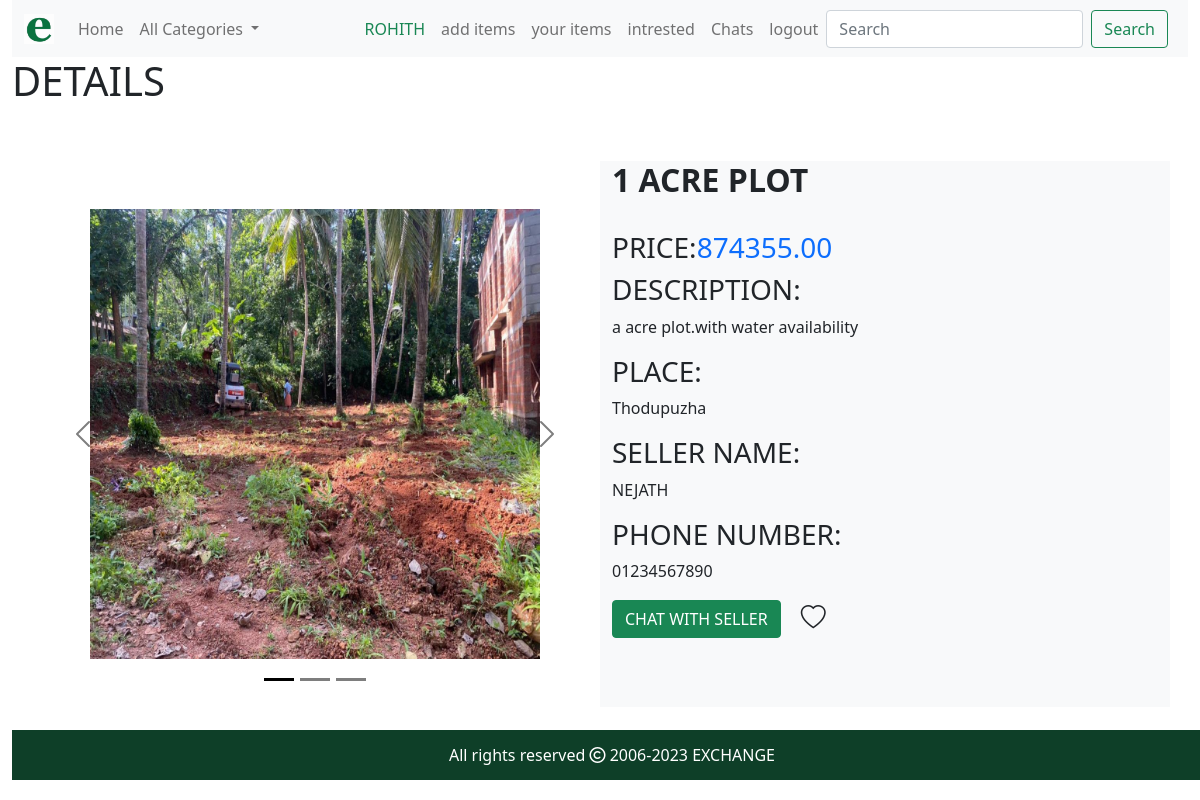
Page /item_details/11 (signed in) on the committed database.
### shop/models.py (models this page shows, shortened)
class Products(models.Model):
    user = models.ForeignKey(User, on_delete=models.CASCADE)
    category = models.ForeignKey(Category, on_delete=models.CASCADE)
    name = models.CharField(max_length=200,)
    description = models.TextField(blank=True)
    price = models.DecimalField(max_digits=10, decimal_places=2)
    address = models.TextField()
    phone = models.CharField(max_length=20)
    image1 = models.ImageField(upload_to='product_image', null=True)
    image2 = models.ImageField(upload_to='product_image', null=True)
    image3 = models.ImageField(upload_to='product_image', null=True)
    created = models.DateTimeField(auto_now_add=True)
    updated = models.DateTimeField(auto_now=True)

### shop/views.py (the view)
# urls.py: path('item_details/<int:p>',views.item_details,name='item_details'),
@login_required
def item_details(request,p):
    d = Products.objects.get(id=p)
    l=[]
    like=None
    user = request.user
    try:
        like = Liked.objects.get(user=user, products=d)
    except Liked.DoesNotExist:
        pass
    if(d.image1):
        l.append(d.image1)
    if (d.image2):
        l.append(d.image2)
    if (d.image3):
        l.append(d.image3)
    return render(request, 'item_details.html', {'d': d,'l':l,'like':like})

### cart/context_processors.py (called while the page is built)
def like_counter(request):
    like_count = 0
    if request.user.is_authenticated:
        user = request.user
        try:
            likes = Liked.objects.filter(user=user)
            for i in likes:
                like_count += 1
        except:
            like_count = None
    return {'like_count': like_count}

### chats/context_processors.py (called while the page is built)
def conv_noti(request):
    n=False
    if request.user.is_authenticated:
        u = request.user
        c = Conversation.objects.filter(participants=u).filter(notification=True)
        for i in c:
            if(i.latest_message.sender != u):
                n=True
                break
            else:
                pass
        else:
            pass
    return {'n':n}

### shop/context_processors.py (called while the page is built)
def menu_links(request):
    links=Category.objects.all()
    return {'links':links}

### templates/item_details.html (shortened to what this page needs)
{% extends 'base.html'%}
{% load static %}
{% block content %}
<h1>DETAILS</h1>
<div class="container" style="">
    <div class="row">
        <div class=" col-md-6 mt-5">
<div id="carouselExampleIndicators" class="carousel carousel-dark slide p-5 " data-bs-interval="false">
  <div class="carousel-indicators">
    <button type="button" data-bs-target="#carouselExampleIndicators" data-bs-slide-to="0" class="active"  aria-label="Slide 1"></button>
      <button type="button" data-bs-target="#carouselExampleIndicators" data-bs-slide-to="1" aria-label="Slide 2"></button>
    <button type="button" data-bs-target="#carouselExampleIndicators" data-bs-slide-to="2" aria-label="Slide 3"></button>
  </div>
  <div class="carousel-inner">
    {% for i in l %}
    <div class="carousel-item {% if forloop.counter0 == 0 %}active{% endif %}" style="">
      <img src="{{ i.url }}" class="d-block" alt="..." width="100%" style="aspect-ratio:1/1">
    </div>
      {% endfor %}
  </div>
  <button class="carousel-control-prev" type="button" data-bs-target="#carouselExampleIndicators" data-bs-slide="prev">
    <span class="carousel-control-prev-icon" aria-hidden="true"></span>
  </button>
  <button class="carousel-control-next" type="button" data-bs-target="#carouselExampleIndicators" data-bs-slide="next">
    <span class="carousel-control-next-icon" aria-hidden="true"></span>
  </button>
</div>
        </div>
        <div class=" col-md-6 bg-light mt-5 ">
            <h2 class="card-title" style="text-transform:uppercase;"><b>{{d.name}}</b></h2><br>
            <h3>PRICE:<span class="text-primary">{{d.price}}</span></h3>
            <h3>DESCRIPTION:</h3>
            <p style="text-align:justify">{{d.description|default:'nothing to show'}}</p>
            <h3>PLACE:</h3>
            <p style="text-align:justify">{{d.address}}</p>
            <h3>SELLER NAME:</h3>
            <p style="text-align:justify">{{d.user.username | upper}}</p>
            <h3>PHONE NUMBER:</h3>
            <p style="text-align:justify">{{d.phone}}</p>
                {% if user != d.user %}
                 <a href="{% url 'chats:messagebox' d.user.id  d.id %}" class="btn btn-success mb-2 me-3">CHAT WITH SELLER</a>
                    <a href="#" id="lb" >
                    {% if like %}
                    <i style="font-size:25px;" class="bi bi-heart-fill text-danger"></i>
                    {% else %}
                    <i style="font-size:25px;" class="bi bi-heart text-dark"></i>
                    {% endif %}
                    </a>
                {% endif %}
        </div>
    </div>
</div>
{% endblock %}

### templates/base.html (shortened to what this page needs)
<!DOCTYPE html>
{% load static %}
<html lang="en">
<head>
    <link href="https://cdn.jsdelivr.net/npm/bootstrap@5.0.2/dist/css/bootstrap.min.css" rel="stylesheet">
    <link rel="stylesheet" href="https://cdn.jsdelivr.net/npm/bootstrap-icons@1.10.2/font/bootstrap-icons.css">
    <link rel="stylesheet" href="{% static 'css/custom1.css' %}">
    <link rel="stylesheet" href=" https://cdnjs.cloudflare.com/ajax/libs/font-awesome/6.4.0/css/all.min.css">
</head>
<body style="">
<div class="container-fluid">
<header class="sticky-top">
    <nav class="navbar navbar-expand-lg navbar-light bg-light">
  <div class="container-fluid">
    <a class="navbar-brand" href="{% url 'shop:home' %}">
        <img src="{% static 'img/elogo.jpg' %}" alt="img" height="30px" width="30px" class="d-inline-block align-text-top">
        </a>
    <div class="collapse navbar-collapse" id="navbarSupportedContent">
      <ul class="navbar-nav me-auto mb-2 mb-lg-0">
        <li class="nav-item">
          <a class="nav-link" aria-current="page" href="{% url 'shop:home' %}">Home</a>
        </li>
          <li class="nav-item dropdown">
          <a class="nav-link dropdown-toggle" href="#" id="navbarDropdown" role="button" data-bs-toggle="dropdown" aria-expanded="false">
            All Categories
          </a>
        </li>
        </ul>
        <ul class="navbar-nav mb-2 mb-lg-0">
            {% if user.is_authenticated %}
            <li class="nav-item">
                    <a class="nav-link text-success"  href="{% url 'user:update-user' %}">{{user.username | upper}}</a>
            </li>
            <li class="nav-item">
                    <a class="nav-link"  href="{% url 'shop:add_items'%}">add items</a>
            </li>
            <li class="nav-item">
                    <a class="nav-link"  href="{% url 'shop:your_items'%}">your items</a>
            </li>
            <li class="nav-item">
                    <a class="nav-link"  href="{% url 'cart:likedview' %}">intrested</a>
            </li>
            <li class="nav-item">
                    <a class="nav-link"  href="{% url 'chats:yourchats' %}">Chats
                    </a>
            </li>
            <li class="nav-item">
                    <a class="nav-link" href="{% url 'user:logout' %}">logout</a>
            </li>
                {% else %}
            <li class="nav-item">
                    <a class="nav-link" href="{% url 'user:login' %}">login</a>
            </li>
                {% endif %}
        </ul>
      <form method="POST" class="d-flex" action="{% url 'search:searchresult' %}">
        <input class="form-control me-2" type="search" name="q" placeholder="Search" aria-label="Search">
        <button class="btn btn-outline-success" type="submit">Search</button>
      </form>
        <ul class="navbar-nav p-1">
        </ul>
    </div>
  </div>
</nav>
</header>
    {% block content %}
    {% endblock %}
<div>
    {% block footer %}
    <footer class="footer">
        <p>All rights reserved <i class="fa-regular fa-copyright"></i> 2006-2023 EXCHANGE</p>
    </footer>
    {% endblock %}
</div>
</div>
</body>
</html>

### static/css/custom1.css (style rules this page uses)
body { min-height:90vh; position:relative; }
.footer { width:100%; height:50px; background-color:#0e3f28; color:white; line-height:50px; text-align:center; margin-top:10px; position:absolute; bottom:-60px }

### rows in the picture
Products: name "1 ACRE PLOT", price "874355.00", description "a acre plot.with water availability", address "Thodupuzha", user.username "NEJATH", phone "01234567890"

### other values in the picture
{{ user.username | upper }} "ROHITH"
